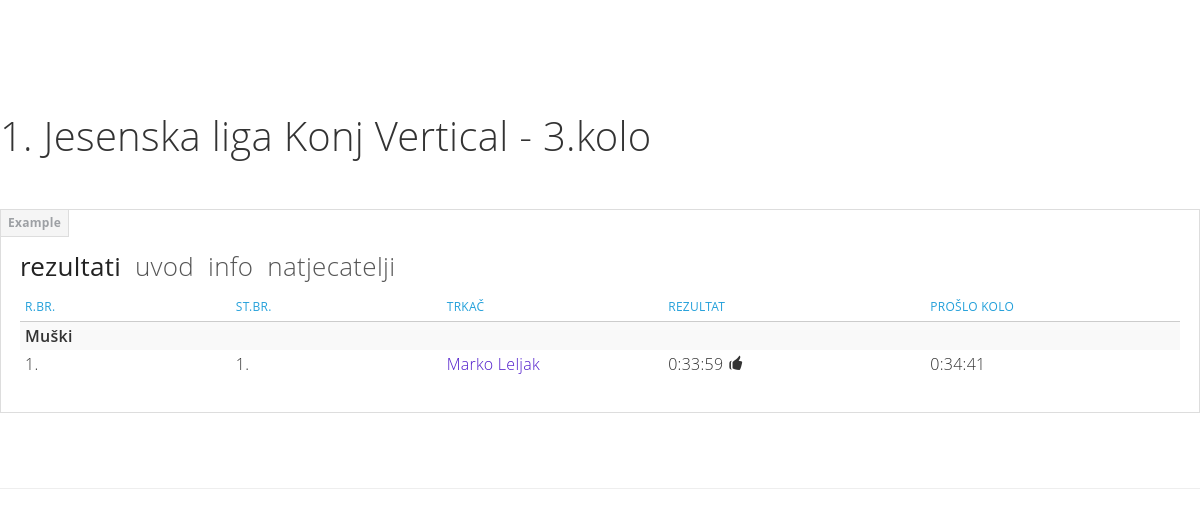
The app's page /get_race_info.php?race=3 with its own data.
### tables this page shows
CREATE TABLE `race` (
  `rac_id` int(11) NOT NULL AUTO_INCREMENT,
  `rac_typ_id` int(11) NOT NULL,
  `lea_id` int(11) DEFAULT NULL,
  `leagr_id` int(11) DEFAULT NULL,
  `val_id` int(11) DEFAULT NULL,
  `org_id` int(11) NOT NULL,
  `st_id` int(11) NOT NULL,
  `rac_lea_add` varchar(45) DEFAULT NULL COMMENT 'If race in several leagues, then write 3;4;12 as league id\\\\\\\\\\\\\\''s',
  `rac_leagr_add` varchar(45) DEFAULT NULL,
  `rac_typ_add` varchar(45) DEFAULT NULL COMMENT 'If race in several types, then write 3;4;12 as race type id\\\\\\''s',
  `rac_nam` varchar(80) NOT NULL COMMENT 'full name',
  `rac_nams` varchar(20) DEFAULT NULL COMMENT 'short name',
  `rac_fr_dat` datetime NOT NULL,
  `rac_to_dat` datetime DEFAULT NULL,
  `rac_start_dat` datetime DEFAULT NULL COMMENT 'Exact starting time',
  `rac_limit_dat` datetime DEFAULT NULL COMMENT 'Exact limit time',
  `rac_chrono` varchar(1) DEFAULT NULL COMMENT 'Chronometer - Y/N or D/N',
  `rac_kmH` float NOT NULL COMMENT 'Horizontal kilometers',
  `rac_kmHD` float DEFAULT NULL COMMENT 'Horizontal downhill kilometers',
  `rac_kmV` float NOT NULL COMMENT 'Vertical Kilometers',
  `rac_kmVD` float DEFAULT NULL COMMENT 'Vertical downhil kilometers',
  `rac_ent_fee` decimal(10,0) DEFAULT NULL COMMENT 'Entry fee',
  `rac_ent_fee_val` varchar(45) DEFAULT NULL COMMENT 'If race entry fee in several currencies, then write \\\\\\\\\\\\\\"fee,currency_id\\\\\\\\\\\\\\" as \\\\\\\\\\\\\\"100#2;120#4;200#5\\\\\\\\\\\\\\"',
  `rac_shirt` varchar(1) DEFAULT NULL,
  `rac_water` varchar(1) DEFAULT NULL,
  `rac_drink` varchar(1) DEFAULT NULL,
  `rac_eat` varchar(1) DEFAULT NULL,
  `rac_rs` varchar(1) DEFAULT NULL COMMENT 'rescue service',
  `rac_fraid` varchar(1) DEFAULT NULL COMMENT 'first aid',
  `rac_reg_fr_dat` datetime DEFAULT NULL,
  `rac_reg_to_dat` datetime DEFAULT NULL,
  `rac_desc` varchar(300) DEFAULT NULL,
  `rac_rul` varchar(500) DEFAULT NULL,
  `rac_man_eq` varchar(200) DEFAULT NULL COMMENT 'mandatory equipment, for example \\\\\\\\\\\\\\"compass; 1l water; buff\\\\\\\\\\\\\\"',
  `rac_chk` varchar(1) DEFAULT NULL COMMENT 'if race includes checkpoints',
  `rac_lea_rou` int(11) DEFAULT NULL COMMENT 'if race in league then round in league (1,2,3,...)',
  `rac_meal` varchar(1) DEFAULT NULL,
  `rac_gps` varchar(100) DEFAULT NULL,
  `rac_web_gps` varchar(100) DEFAULT NULL,
  `rac_transfer` varchar(1) DEFAULT NULL,
  `activity` varchar(1) DEFAULT NULL,
  `date` datetime NOT NULL,
  PRIMARY KEY (`rac_id`),
  KEY `rac_typ_id_idx` (`rac_typ_id`),
  KEY `st_num_idx` (`st_id`),
  CONSTRAINT `st_num` FOREIGN KEY (`st_id`) REFERENCES `start` (`st_id`),
  CONSTRAINT `rac_typ_id` FOREIGN KEY (`rac_typ_id`) REFERENCES `race_type` (`rac_typ_id`) ON DELETE NO ACTION ON UPDATE NO ACTION
);

CREATE TABLE `race_result` (
  `res_id` int(11) NOT NULL AUTO_INCREMENT,
  `rac_id` int(11) NOT NULL,
  `res_chk_id` int(11) DEFAULT NULL,
  `sn_id` int(11) DEFAULT NULL,
  `res_typ_id` int(11) DEFAULT NULL,
  `res_fin_time` varchar(45) NOT NULL,
  `res_fin_time_sec` float DEFAULT NULL,
  `res_start` datetime DEFAULT NULL,
  `res_time` datetime DEFAULT NULL,
  `res_pen` varchar(45) DEFAULT NULL,
  `res_transfer_typ` varchar(1) DEFAULT NULL,
  `res_mob_id` int(11) DEFAULT NULL,
  `activity` varchar(1) DEFAULT NULL,
  `date` datetime DEFAULT NULL,
  PRIMARY KEY (`res_id`),
  KEY `rac_id_idx` (`rac_id`),
  CONSTRAINT `rac_id` FOREIGN KEY (`rac_id`) REFERENCES `race` (`rac_id`) ON DELETE NO ACTION ON UPDATE NO ACTION
);

### connect_to_mysql.php (called while the page is built, shortened)
<?php
function returnConnection()
{
$db_host = "localhost";
$db_username = "root";
$db_pass = "mysql";
$db_name = "konj";
$myConnection = mysqli_connect("$db_host","$db_username","$db_pass", "$db_name") or die ("could not connect to mysql");
return $myConnection;
}
?>

### functions.php (called while the page is built, shortened)
<?php
include "connect_to_mysql.php";
function queryMysql($query)
{
	$result = mysqli_query(returnConnection(), $query) or die(mysqli_error(returnConnection()));
	return $result;
}
?>

### components.php (called while the page is built, shortened)
<?php
function round_res_last_round($result_first,$result_second){
    return ($result_second == null ? true : ($result_first<$result_second ? true : false));
}
?>

### get_race_info.php (the view, shortened to what this page needs)
<?php
require_once "components.php";
include_once 'head.php';
if(isset($_GET['race']))
    $race=sanitizeString($_GET['race']);
function get_race_info($raceid, $prijava){
    $query = "SELECT
        rac_typ_nam, r.lea_id, val_id, clu_nam, c.clu_web, rac_lea_add, rac_typ_add, rac_nam, rac_nams, rac_fr_dat,
        rac_to_dat, rac_start_dat, rac_limit_dat, rac_chrono, rac_kmH, rac_kmHD, rac_kmV, rac_kmVD, rac_ent_fee, rac_ent_fee_val,
        rac_shirt, rac_water, rac_drink, rac_eat, rac_rs, rac_fraid, rac_reg_fr_dat, rac_reg_to_dat, rac_desc, rac_rul,
        rac_man_eq, r.activity, r.date, rac_chk, rac_lea_rou, s.sco_sys, rac_meal,
        case when l.lea_gps is null then rac_gps else l.lea_gps end as rac_gps, case when l.lea_web_gps is null then rac_web_gps else l.lea_web_gps end as rac_web_gps
        FROM race r
        left join race_type rt on r.rac_typ_id=rt.rac_typ_id
        left join club c on r.org_id=c.clu_id
        left join league l on r.lea_id=l.lea_id
        left join scoring s on l.sco_id=s.sco_id
        where rac_id='$raceid'";
    $result = queryMysql($query);
    $raceInfo = mysqli_fetch_row($result);
    get_race_info_helper($raceid, $raceInfo, $prijava);
}
function get_race_info_helper($raceid, $raceInfo, $prijava){
    $naslov = $prijava ?
        '<h2 id="metro-pivot2">Prijava na trku ' . $raceInfo[7] . '<small></small></h2>' :
        '<h1 id="metro-pivot1">' . $raceInfo[7] . '<small></small></h1>';
    echo'<div class="bs-docs-section">
           <div class="page-header">
              ' . $naslov . '
           </div>';
    if($raceInfo[1] == null){
        if(date('Ymd') >= date('Ymd',strtotime($raceInfo[26])) &&
            date('Ymd') <= date('Ymd',strtotime($raceInfo[27]))){
            echo'
               <form action="registration" method="post">
                <fieldset>
                    <button type="submit" class="btn" name="prijava" id="prijava">Prijava</button>
                </fieldset>
               </form>';
			$_SESSION['raceid_prijava']=$raceid;
        }
        get_info_race_normal($raceid,$raceInfo);
    }
    else{
        get_info_race_league($raceid,$raceInfo);
    }
    echo'
    <hr class="bs-docs-separator">
    </div>';
}
function get_info_race_league($raceID, $raceInfo){
    $rbr_kola = $raceInfo[34];
    $query2 = "SELECT rr.sn_id, concat(per.per_nam, ' ', per.per_sur) as trkac,
    	rr.res_fin_time vrijeme, rr2.res_fin_time vrijeme_prosl_kola, r.lea_id,
		per.per_id
        FROM race_result rr
    	inner join race r on rr.rac_id=r.rac_id
    	inner join start st on r.st_id=st.st_id
    	inner join st_num sn on rr.sn_id=sn.sn_id and st.st_id=sn.st_id
    	inner join person per on sn.per_id=per.per_id
        inner join league l on r.lea_id=l.lea_id
        left outer join (
            select rr.sn_id, res_fin_time from race_result rr
			inner join race r on rr.rac_id=r.rac_id
			inner join start st on r.st_id=st.st_id
			inner join st_num sn on rr.sn_id=sn.sn_id and st.st_id=sn.st_id
			inner join person per on sn.per_id=per.per_id
            where rr.rac_id =(
            select rac_id from race r
            inner join (
            select lea_id from race r
            where r.rac_id=$raceID) as league
             on r.lea_id=league.lea_id
            and $rbr_kola>rac_lea_rou
            limit 1)
        ) as rr2
        on rr.sn_id=rr2.sn_id
        where r.rac_id=$raceID and per.per_sex=1
        order by rr.res_fin_time";
    $result2 = queryMysql($query2);
    $num2 = mysqli_num_rows(queryMysql($query2));
    echo'
    <div class="bs-docs-example bs-docs-example-pivot">
      <div id="pivot" class="pivot slide">
         <div class="pivot-headers">
            <a href="#pivot" data-pivot-index="0" class="active">Rezultati</a>
            <a href="#pivot" data-pivot-index="1">Uvod</a>
            <a href="#pivot" data-pivot-index="2">Info</a>
            <a href="#pivot" data-pivot-index="3">Natjecatelji</a>
            ';
    echo'</div>
         <div class="pivot-items">';
    echo'<div id="pivot-item-0" class="pivot-item active">
           <table class="table table-condensed table-hover  table-striped">
              <thead>
              <tr>
                 <th class="span1">R.br.</th>
                 <th class="span1">St.br.</th>
                 <th class="span1">Trka&#269;</th>
                 <th class="span1">Rezultat</th>
                 <th class="span1">Pro&#353;lo kolo</th>
              </tr>
              </thead>
              <tbody>';
    if($num2 > 0){
        echo '
          <tr>
             <td colspan=5><b>Mu&#353;ki</b></td>
          </tr>';
    }
    for($i=0;$i<$num2;$i++){
        $row = mysqli_fetch_row($result2);
        echo '
          <tr>
             <td>' . ($i+1) . '.</td>
             <td>' . $row[0] . '.</td>
             <td><a href="#" onclick=\'ajaxGetComponent("racer", ' . $row[5] . ')\'>' . $row[1] . '</a></td>
             <td>' . $row[2] . ' ' . (round_res_last_round($row[2], $row[3]) ?
                '<span aria-hidden="true" class="icon-thumbs-up-2"></span>' :
                '<span aria-hidden="true" class="icon-thumbs-down-2"></span>') . '</td>
             <td>' . (is_null($row[3]) ? "   " : $row[3]) . '</td>
          </tr>';
    }
    echo '
              </tbody>
           </table>
        </div>';
    echo'
             </div>
          </div>
       </div>
       <br/>
    ';
}
if(isset($race)) get_race_info($race,false);
?>

### assets/css/bootmetro-responsive.css (style rules this page uses)
@media (min-width: 1200px) { [class*="span"] { float: left; min-height: 1px; margin-left: 30px; } }
@media (min-width: 1200px) { .span1 { width: 70px; } }

### assets/css/bootmetro-ui-light.css (style rules this page uses)
a { color: #4f1acb; }
.accent-color, header h1, header h2, table th { color: #24A0DA; }

### assets/css/docs.css (style rules this page uses)
section, .bs-docs-section { padding-top: 30px; }
.bs-docs-section h1, .bs-docs-section h2, .bs-docs-section h3, .bs-docs-section h4, .bs-docs-section h5, .bs-docs-section h6 { margin: 10px 0; }
.bs-docs-separator { margin: 40px 0 39px; }
.bs-docs-example { position: relative; margin: 15px 0; padding: 39px 19px 14px; *padding-top: 19px; background-color: #fff; border: 1px solid #ddd; }
.bs-docs-example:after { content: "Example"; position: absolute; top: -1px; left: -1px; padding: 3px 7px; font-size: 12px; font-weight: bold; color: #9da0a4; background-color: #f5f5f5; border: 1px solid #ddd; }
.bs-docs-example-pivot { background-color: #FFF; }

### records on screen
race: rac_nam "1. Jesenska liga Konj Vertical - 3.kolo"
race_result: sn "1", row "Marko Leljak", res_fin_time "0:33:59", row "0:34:41"
